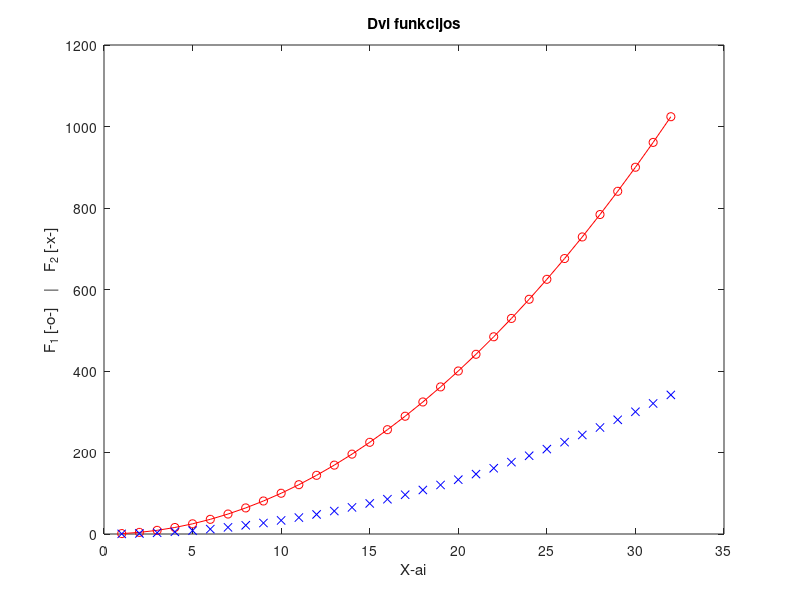

This figure's MATLAB source: (Note: this script raises an error after producing the figure.)
% Azar Taghizade
% EDIfu-25/2
% 14.09.2026

%% Mandatory Task

% Example Code
x = 1:32;
y = x.^2;

plot(x, y, 'o-r', x, y/3, 'xb')
title('Dvi funkcijos')
xlabel('X-ai')
ylabel('F_1 [-o-]    |    F_2 [-x-]')

% Using help-search methods
help sin
doc sin
help title

% Examining linspace, size and max
doc linspace
doc size
doc max

%% Complementary Task

% SLast digit of Student ID
N = 2;

% Creating Vector
v = (N+1):0.5:(N+4);

% Creating 3x3 matrix
A = [N   N+1 N+2;
     N+3 N+4 N+5;
     N+6 N+7 N+8];

% Selecting green spaces
first_diagram = A(3,2);
second_diagram = A(2:3,1:2);
third_diagram = A([1 3],[1 3]);

% Concatenate matrix A with the vector
v_modified = v(1:3);
combined = [A; v_modified];
